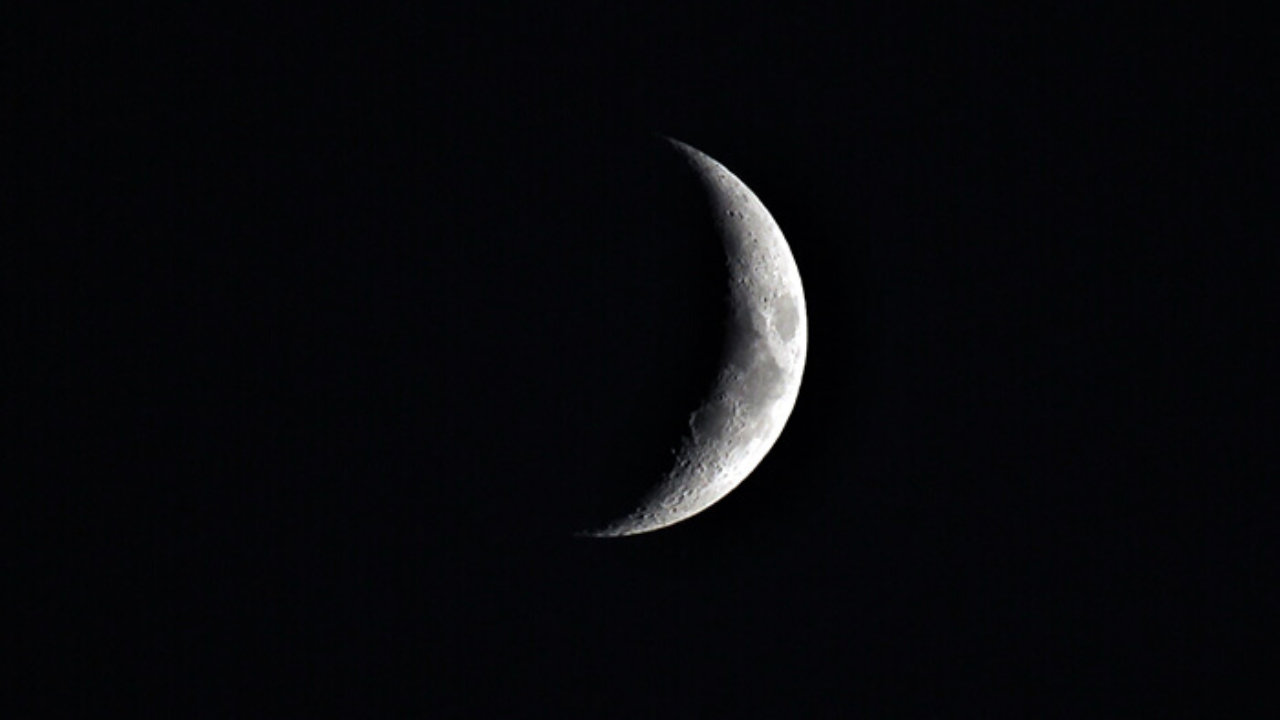
#> input picture fotograf_ornekleri/ay7.jpg, 1280 x 720 px
$ python giV1.py
#> lines starting #> are read from the running program, lines starting #| are printed output that depends on the picture; after the words box and inside, x2 and y2 are one past the last pixel; in counts of white or black regions, pixels touching at a corner belong together
import cv2
import numpy as np

#resmi resim değişkenine aktardık, imread okuttuk
resim = cv2.imread("fotograf_ornekleri/ay7.jpg")
#> resim is the input picture: shape (720, 1280, 3); mean B, G, R 11.3, 8.2, 7.8

#resimi gri tonladık, imshow diyerek resmi göstermesini sagladık
resimGri = cv2.cvtColor(resim, cv2.COLOR_BGR2GRAY)

#resmi bulanıklastırdık, imshow diyerek resmi göstermesini sagladık
resimBlur = cv2.GaussianBlur(resimGri, (5,5), 0)

#treshold resimdeki siyah ve beyazlık
# seviyelerini ortaya cıkartıyor kendi belirlediğimiz seviyelere göre atıyoruz
ret, resimThreshold= cv2.threshold(resimBlur, 130, 255, cv2.THRESH_BINARY)
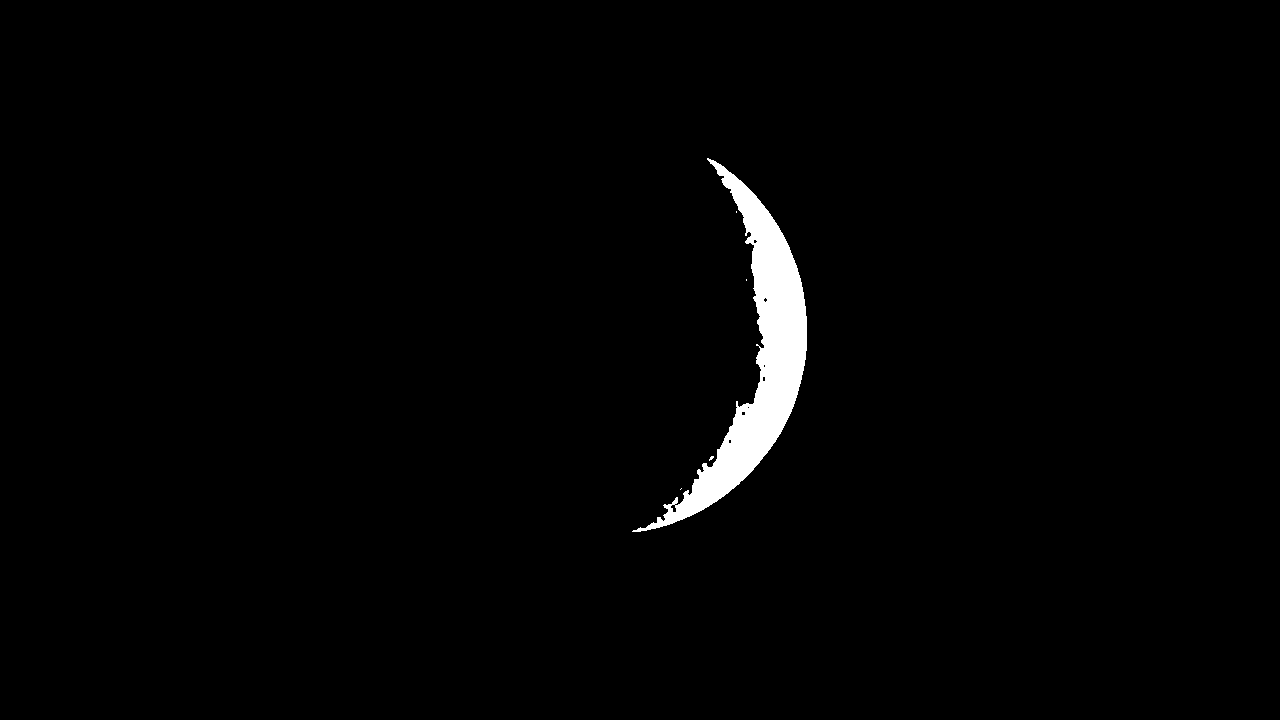
#> resimThreshold: shape (720, 1280); 1.6% white; 5 white regions (4 under 20 px)

#maskeleme işlemi
resimMask= cv2.bitwise_and(resim, resim, mask=resimThreshold)

resimHsv = cv2.cvtColor(resimMask, cv2.COLOR_BGR2HSV)
#> resimHsv: shape (720, 1280, 3); mean H, S, V 0.8, 0.1, 3.2
griAltSiniri = np.array([0, 0, 15])
griUstSiniri = np.array([255, 120, 255])
gri_Renk_Filtre_Sonuc = cv2.inRange(resimHsv, griAltSiniri, griUstSiniri)
sonuc = resim.copy()
cnts, hierarchy = cv2.findContours(gri_Renk_Filtre_Sonuc, cv2.RETR_TREE, cv2.CHAIN_APPROX_NONE)
#> cnts = 13 contours, 11 with area under 20; largest, box (x1, y1, x2, y2) and area: (632, 158, 807, 532) 14586, (670, 504, 677, 513) 32

maxWidth = 0
maxHeight = 0
maxIndex = -1
for t in range(len(cnts)):
    cnt = cnts[t]
    x, y, w, h = cv2.boundingRect(cnt)
    if (w > maxWidth and h > maxHeight):
        maxWidth = w
        maxHeight = h
        maxIndex = t
#> this loop made 13 passes
#> (cnt, x, y, w, h, maxWidth, maxHeight) on pass 1: ([[681, 488], [680, 489]], 680, 488, 2, 2, 2, 2)
#> (x, y, w, h, maxWidth, maxHeight) on passes 2, 5: (709, 456, 5, 5, 5, 5), (632, 158, 175, 374, 175, 374)
#> after the loop, maxHeight = 374; maxIndex = 4; maxWidth = 175

x, y, w, h = cv2.boundingRect(cnts[maxIndex])
#> x = 632; y = 158; w = 175; h = 374
cv2.rectangle(sonuc, (x,y), (x+w, y+h), (0,255,0), 2)
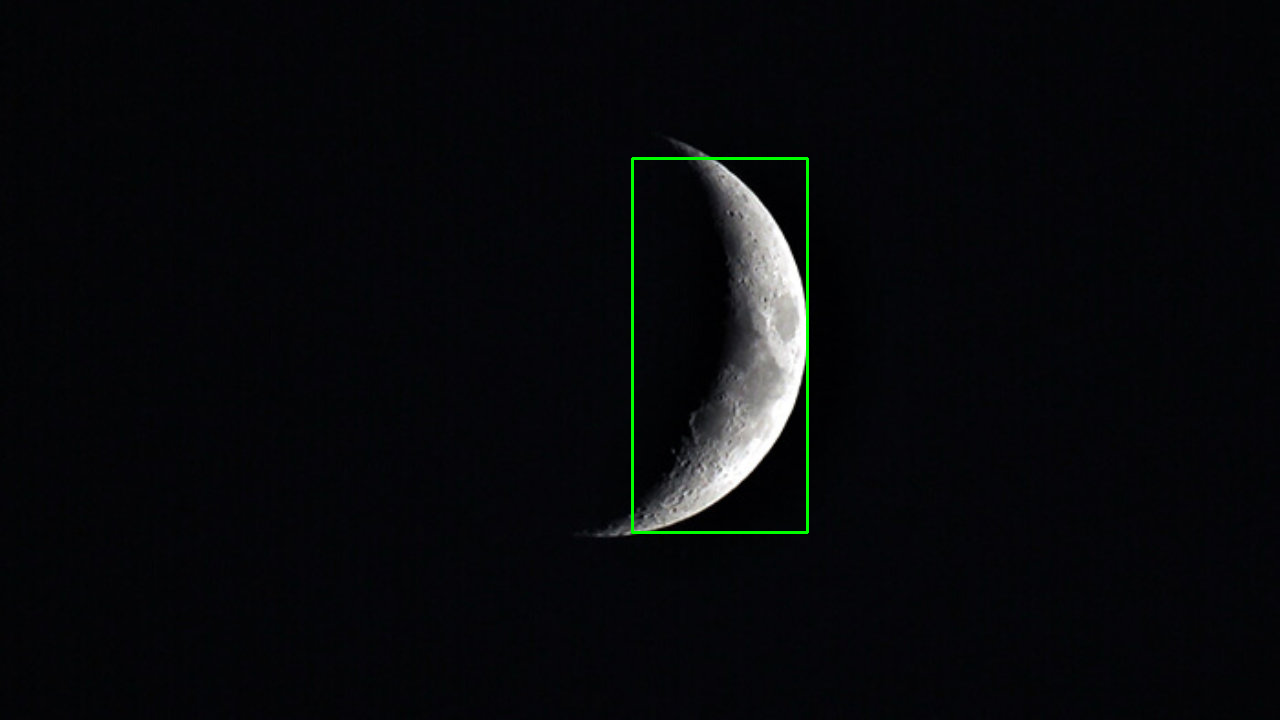
#> sonuc: shape (720, 1280, 3); 0.36% of pixels changed, all inside (x1, y1, x2, y2) = (631, 157, 809, 534)
cv2.imshow("sonuc", sonuc)

#tusa basılana kadar ekrana göstermesini istedik
cv2.waitKey(0)

$ run again, with fotograf_ornekleri/ay2.jpg copied over fotograf_ornekleri/ay7.jpg
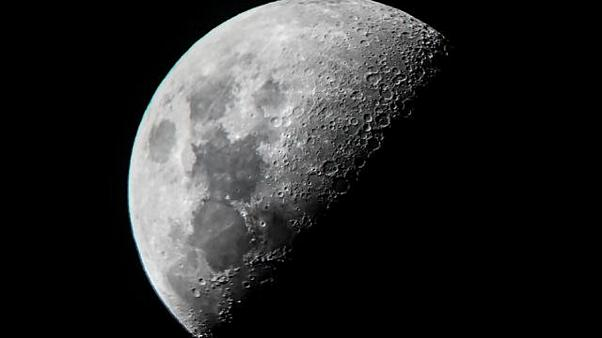
#> input picture fotograf_ornekleri/ay2.jpg, 602 x 338 px
#> resim is the input picture: shape (338, 602, 3); mean B, G, R 42.4, 42.4, 42.1
#> `ret, resimThreshold= cv2.threshold(resimBlur, 130, 255, cv2.THRESH_BIN..`:
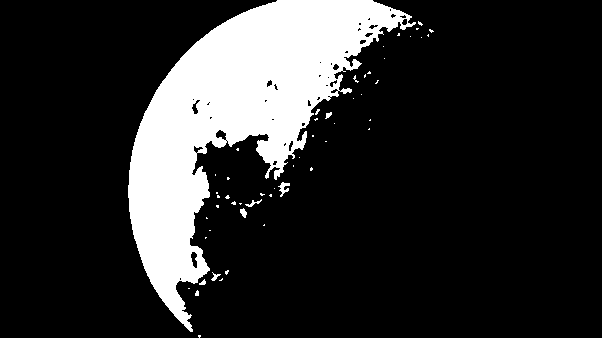
#> resimThreshold: shape (338, 602); 17.3% white; 53 white regions (46 under 20 px)
#> resimHsv: shape (338, 602, 3); mean H, S, V 5.3, 0.4, 31.7
#> cnts = 93 contours, 74 with area under 20; largest, box (x1, y1, x2, y2) and area: (128, 0, 416, 332) 34542, (190, 251, 198, 269) 84, (215, 129, 227, 141) 80, (191, 99, 201, 115) 64, (278, 182, 290, 197) 56
#> the loop `for t in range(len(cnts)):` made 93 passes
#> (x, y, w, h, maxWidth, maxHeight) on passes 1, 2, 6, 23, 53: (198, 335, 3, 3, 3, 3), (195, 290, 4, 6, 4, 6), (211, 272, 10, 9, 10, 9), (278, 182, 12, 15, 12, 15), (128, 0, 288, 332, 288, 332)
#> after the loop `for t in range(len(cnts)):`: maxHeight = 332; maxIndex = 52; maxWidth = 288
#> `x, y, w, h = cv2.boundingRect(cnts[maxIndex])`: x = 128; y = 0; w = 288; h = 332
#> `cv2.rectangle(sonuc, (x,y), (x+w, y+h), (0,255,0), 2)`:
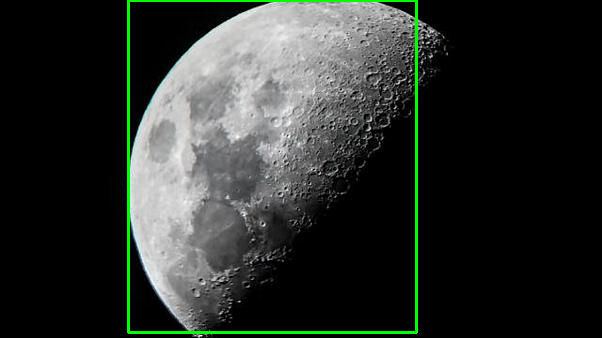
#> sonuc: shape (338, 602, 3); 1.68% of pixels changed, all inside (x1, y1, x2, y2) = (127, 0, 418, 334)
